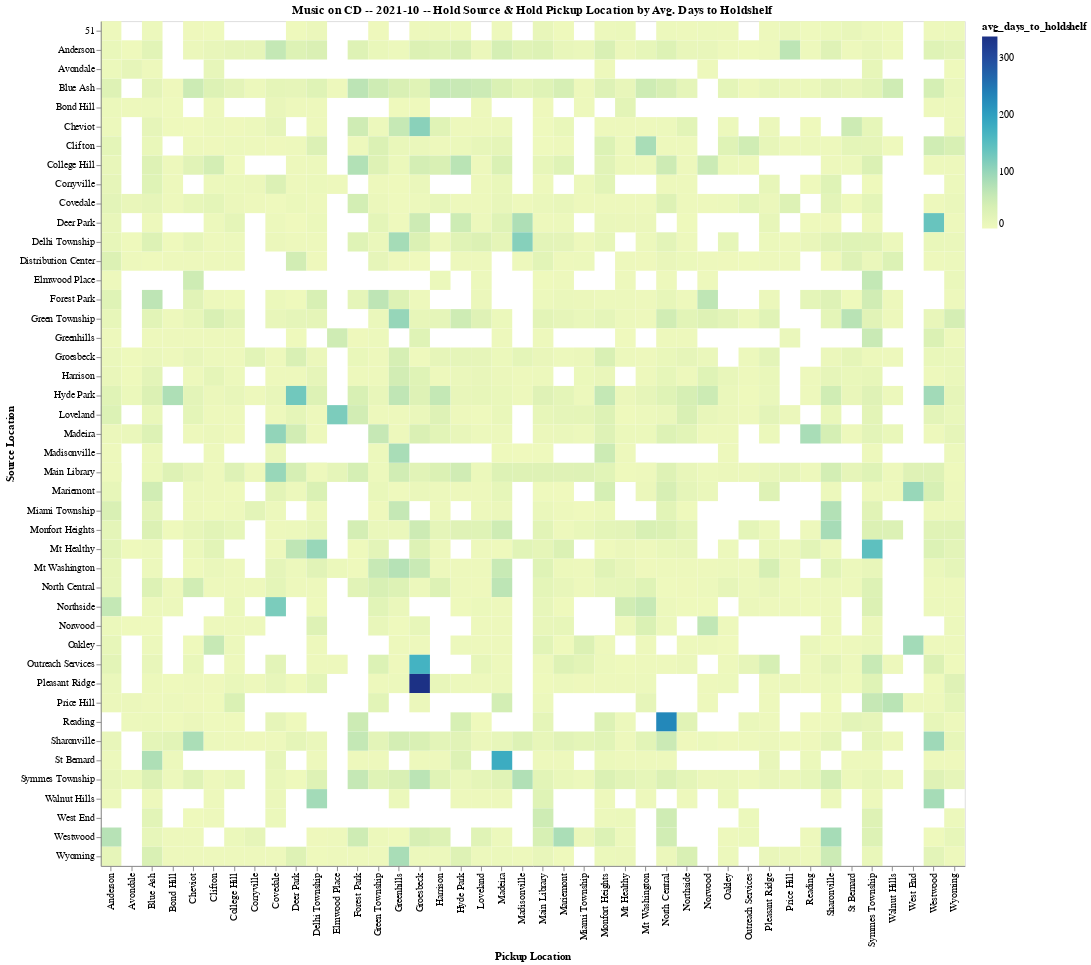

Notebook code for this chart:
### Code cell
alt.Chart(df[df['item_format']==item_format]).mark_rect().encode(
    alt.X('pickup_location:O', title='Pickup Location'),
    alt.Y('source_location:O', title='Source Location'),
    alt.Color('avg_days_to_holdshelf:Q'),
    # alt.Size('count_distinct_patrons', scale=alt.Scale(range=[1, 1000])),
    tooltip=['item_format', 'source_location', 'pickup_location', 'avg_days_to_holdshelf', 'count_items', 'count_distinct_patrons']
).properties(
    title='{} -- {} -- Hold Source & Hold Pickup Location by Avg. Days to Holdshelf'.format(item_format, start_date),
    width=900
)

### Figure 1 — Vega-Lite specification as saved in the notebook (floating-point values rounded to 4 significant figures; data arrays with more than 128 entries replaced by an {"elided": "..."} marker saying what was removed)
{"config": {"view": {"continuousWidth": 400, "continuousHeight": 300}}, "data": {"name": "data-9e77ad9214eced8cf3982d2b2b1d8501"}, "mark": "rect", "encoding": {"color": {"type": "quantitative", "field": "avg_days_to_holdshelf"}, "tooltip": [{"type": "nominal", "field": "item_format"}, {"type": "nominal", "field": "source_location"}, {"type": "nominal", "field": "pickup_location"}, {"type": "quantitative", "field": "avg_days_to_holdshelf"}, {"type": "quantitative", "field": "count_items"}, {"type": "quantitative", "field": "count_distinct_patrons"}], "x": {"type": "ordinal", "field": "pickup_location", "title": "Pickup Location"}, "y": {"type": "ordinal", "field": "source_location", "title": "Source Location"}}, "title": "Music on CD -- 2021-10 -- Hold Source & Hold Pickup Location by Avg. Days to Holdshelf", "width": 900, "$schema": "https://vega.github.io/schema/vega-lite/v4.8.1.json", "datasets": {"data-9e77ad9214eced8cf3982d2b2b1d8501": {"elided": "1282 records"}}}
